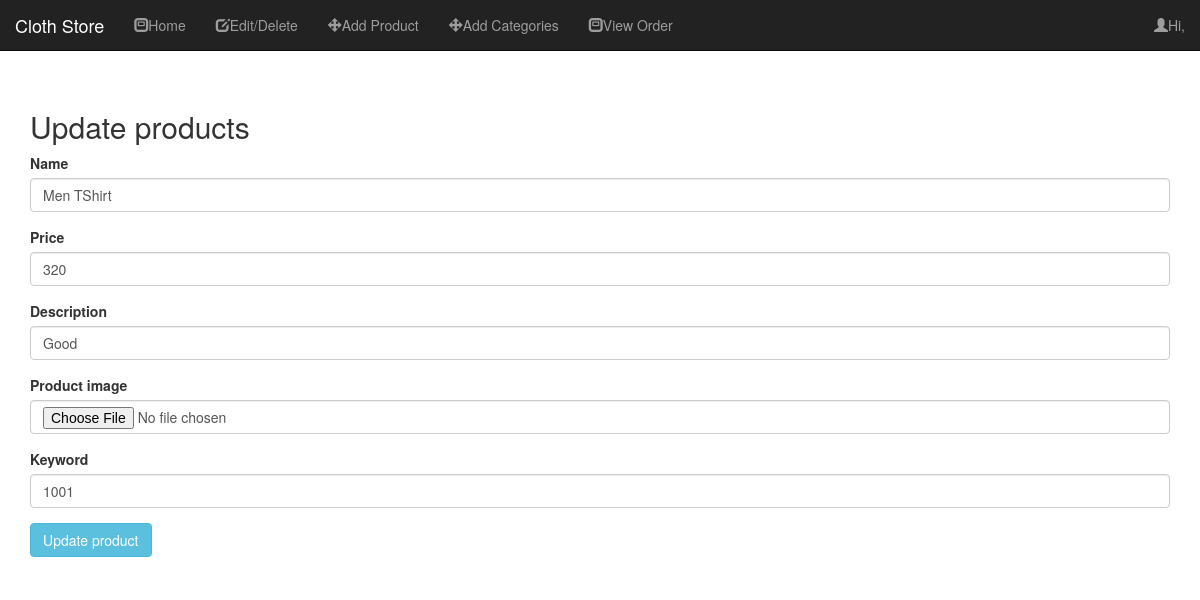
/orgedit.php?id=1, run on the app's committed database.
### tables this page shows
CREATE TABLE IF NOT EXISTS `products` (
  `product_id` int(100) NOT NULL,
  `product_cat` int(100) NOT NULL,
  `product_brand` int(100) NOT NULL,
  `product_title` varchar(255) NOT NULL,
  `product_price` int(100) NOT NULL,
  `product_desc` text NOT NULL,
  `product_image` text NOT NULL,
  `product_keywords` text NOT NULL,
  `subadmin` varchar(100) NOT NULL
);

### orgedit.php (the view, shortened to what this page needs)
<?php
require 'config.php';
$id = $_GET['id'];
$sql = 'SELECT * FROM products WHERE product_id=:id';
$statement = $con->prepare($sql);
$statement->execute([':id' => $id ]);
$person = $statement->fetch(PDO::FETCH_OBJ);
 ?>
<!DOCTYPE html>
<html>
	<head>
		<link rel="stylesheet" href="css/bootstrap.min.css"/>
	</head>
<body>
	<div class="navbar navbar-inverse navbar-fixed-top">
		<div class="container-fluid">
			<div class="navbar-header">
				<a href="#" class="navbar-brand">Cloth Store</a>
			</div>
		<div class="collapse navbar-collapse" id="collapse">
			<ul class="nav navbar-nav">
				<li><a href="home.php"><span class="glyphicon glyphicon-modal-window"></span>Home</a></li>
								<li><a href="orgs.php"><span class="glyphicon glyphicon-edit"></span>Edit/Delete</a></li>
				<li><a href="orgcreate.php"><span class="glyphicon glyphicon-move"></span>Add Product</a></li>
				<li><a href="orgcat.php"><span class="glyphicon glyphicon-move"></span>Add Categories</a></li>
				<li><a href="orgorder.php"><span class="glyphicon glyphicon-modal-window"></span>View Order</a></li>
			</ul>
			<ul class="nav navbar-nav navbar-right">
				<li><a href="#" class="dropdown-toggle" data-toggle="dropdown"><span class="glyphicon glyphicon-user"></span><?php echo "Hi,".$_SESSION["login_name"]; ?></a>
				</li>
			</ul>
		</div>
		</div>
	</div>
	<p><br/></p>
	<p><br/></p>
	<p><br/></p>
</body>
</html>
<div class="container">
  <div class="card mt-5">
    <div class="card-header">
      <h2>Update products</h2>
    </div>
    <div class="card-body">
      <form method="post">
        <div class="form-group">
          <label for="name">Name</label>
          <input value="<?= $person->product_title; ?>" type="text" name="name" id="name" class="form-control">
        </div>
        <div class="form-group">
          <label for="price">Price</label>
          <input type="text" value="<?= $person->product_price; ?>" name="price" id="price" class="form-control">
        </div>
		 <div class="form-group">
          <label for="desc">Description</label>
          <input value="<?= $person->product_desc; ?>" type="text" name="desc" id="desc" class="form-control">
        </div>
		 <div class="form-group">
          <label for="desc">Product image</label>
          <input value="<?= $person-> product_image; ?>" type="file" name="pimage"  class="form-control">
        </div>
        <div class="form-group">
          <label for="keyword">Keyword</label>
          <input type="text" value="<?= $person->product_keywords; ?>" name="keyword" id="keyword" class="form-control">
        </div>
        <div class="form-group">
          <button type="submit" class="btn btn-info">Update product</button>
        </div>
      </form>
    </div>
  </div>
</div>
<?php require 'footer.php'; ?>

### data on the page
products: name "Men TShirt", price "320", desc "Good", keyword "1001"
